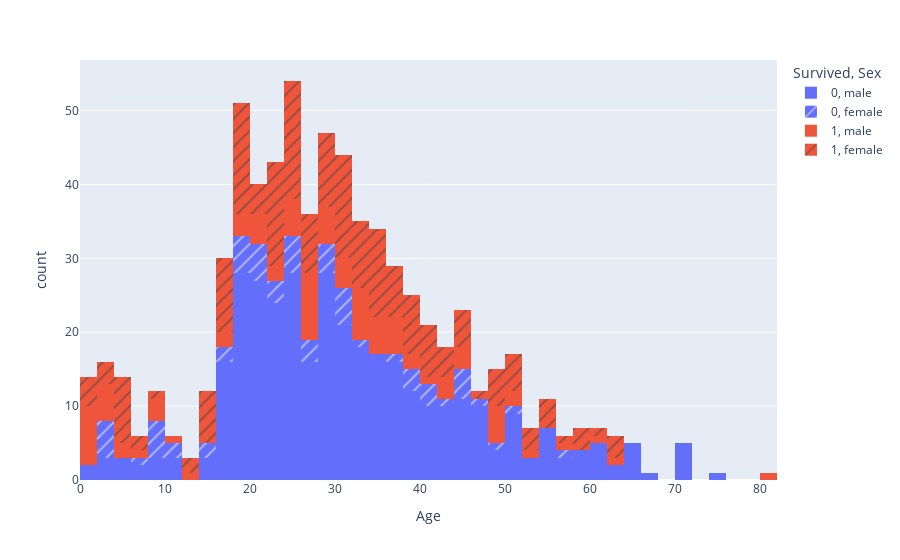

The code cell stored with this chart in its notebook:
### Code cell
pt.histogram(df, x = 'Age', color = 'Survived', pattern_shape = 'Sex' )

### Figure 1 — Plotly figure (JSON) as saved in the notebook; plotly's stock layout.template omitted (floating-point values rounded to 4 significant figures; data arrays with more than 128 entries replaced by an {"elided": "..."} marker saying what was removed)
{"data": [{"alignmentgroup": "True", "bingroup": "x", "hovertemplate": "Survived=0<br>Sex=male<br>Age=%{x}<br>count=%{y}<extra></extra>", "legendgroup": "0, male", "marker": {"color": "#636efa", "pattern": {"shape": ""}}, "name": "0, male", "offsetgroup": "0, male", "orientation": "v", "showlegend": true, "type": "histogram", "x": {"elided": "468 float values"}, "xaxis": "x", "yaxis": "y"}, {"alignmentgroup": "True", "bingroup": "x", "hovertemplate": "Survived=0<br>Sex=female<br>Age=%{x}<br>count=%{y}<extra></extra>", "legendgroup": "0, female", "marker": {"color": "#636efa", "pattern": {"shape": "/"}}, "name": "0, female", "offsetgroup": "0, female", "orientation": "v", "showlegend": true, "type": "histogram", "x": [14, 31, 8, 18, 40, 27, 18, 16, 28, 14.5, 20, 17, 2, 47, null, 9, 45, 50, null, 24, 2, null, null, null, 25, 29, 41, null, 45, 24, 2, 26, 38, 45, 3, 31, 21, 20, null, null, 10, 28, 21, 22, null, 25, 21, null, 37, 30, 9, 11, null, 29, null, null, 39, 26, 9, 41, 2, 18, 32, 43, null, 18, 25, 48, 30.5, 57, null, 30, 18, 6, 23, 9, 44, null, 22, 39, null], "xaxis": "x", "yaxis": "y"}, {"alignmentgroup": "True", "bingroup": "x", "hovertemplate": "Survived=1<br>Sex=male<br>Age=%{x}<br>count=%{y}<extra></extra>", "legendgroup": "1, male", "marker": {"color": "#EF553B", "pattern": {"shape": ""}}, "name": "1, male", "offsetgroup": "1, male", "orientation": "v", "showlegend": true, "type": "histogram", "x": [null, 34, 28, null, null, null, 32, 0.83, 29, 23, null, 12, 24, 27, 9, 1, 45, 3, 18, 26, 40, 16, 38, 19, 37, 3, 25, 25, 19, 30, 42, null, null, 0.92, 45, 2, 3, 25, 36, 21, 39, 3, 44, 32, 28, null, 4, 34, 52, 49, 29, 48, 25, 9, null, 26, 29, 36, 32, null, 8, 17, 22, 32, 62, 36, 32, 60, 49, 35, 27, 42, 20, 80, 32, null, 48, 56, 50, 20, 31, 36, 27, 31, null, 35, 42, null, 48, 27, 35, null, 31, 6, 0.67, 20, 1, 11, 0.42, 27, 27, 1, null, 0.83, 32, null, 51, 4, 26], "xaxis": "x", "yaxis": "y"}, {"alignmentgroup": "True", "bingroup": "x", "hovertemplate": "Survived=1<br>Sex=female<br>Age=%{x}<br>count=%{y}<extra></extra>", "legendgroup": "1, female", "marker": {"color": "#EF553B", "pattern": {"shape": "/"}}, "name": "1, female", "offsetgroup": "1, female", "orientation": "v", "showlegend": true, "type": "histogram", "x": {"elided": "233 float values"}, "xaxis": "x", "yaxis": "y"}], "layout": {"barmode": "relative", "legend": {"title": {"text": "Survived, Sex"}, "tracegroupgap": 0}, "margin": {"t": 60}, "xaxis": {"anchor": "y", "domain": [0, 1], "title": {"text": "Age"}}, "yaxis": {"anchor": "x", "domain": [0, 1], "title": {"text": "count"}}}}
